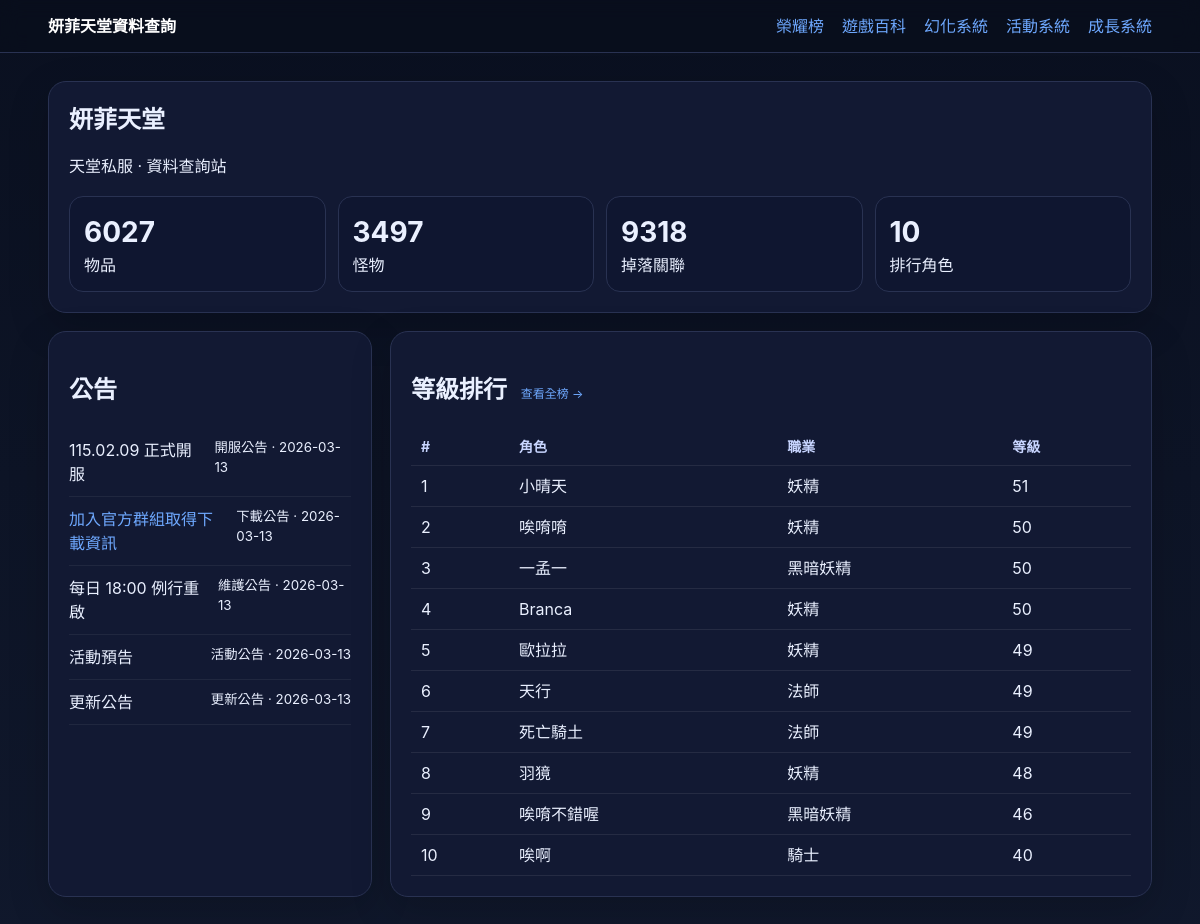
Before: / with the older database file.
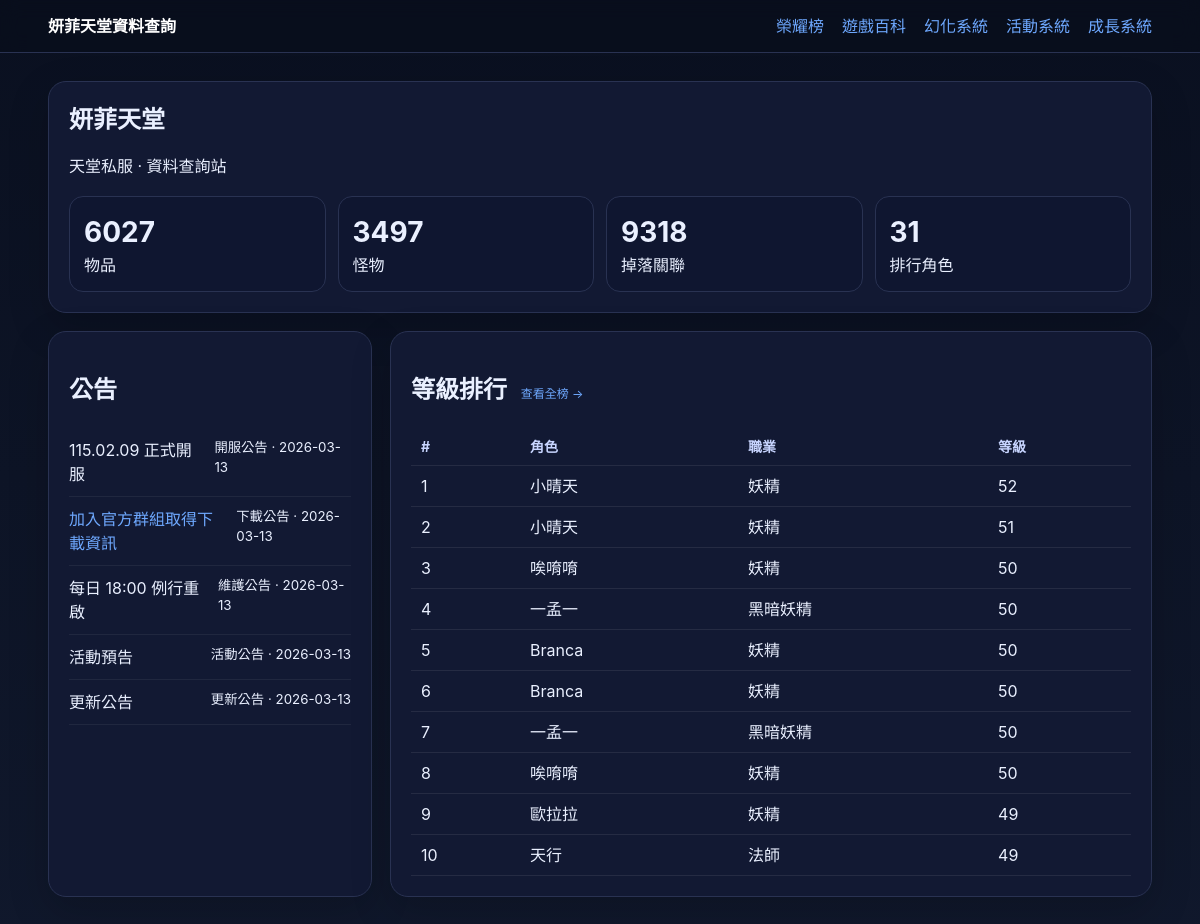
After: the same page with the newer database file.
### tables this page shows
CREATE TABLE announcements (
    id           INTEGER PRIMARY KEY AUTOINCREMENT,
    title        TEXT NOT NULL,
    body         TEXT DEFAULT '',
    category     TEXT DEFAULT '公告',
    url          TEXT DEFAULT '#',
    pinned       INTEGER DEFAULT 0,
    published_at DATE DEFAULT (date('now')),
    created_at   DATETIME DEFAULT CURRENT_TIMESTAMP
);

CREATE TABLE characters (
    char_id      INTEGER PRIMARY KEY,
    account_name TEXT NOT NULL DEFAULT '',
    char_name    TEXT NOT NULL DEFAULT '',
    level        INTEGER DEFAULT 0,
    class        INTEGER DEFAULT 0,
    OnlineStatus INTEGER DEFAULT 0,
    synced_at    DATETIME DEFAULT CURRENT_TIMESTAMP
);

### app.py (the view)
    @app.route("/")
    def home():
        db = get_db()
        stats = stats_payload()
        announcements = db.execute(
            "SELECT id, title, body, category, url, pinned, published_at FROM announcements ORDER BY pinned DESC, published_at DESC LIMIT 5"
        ).fetchall()
        top_chars = db.execute(
            "SELECT char_name, level, class, OnlineStatus FROM characters ORDER BY level DESC LIMIT 10"
        ).fetchall()
        return render_template("home.html", stats=stats, announcements=announcements, top_chars=top_chars, class_names=CLASS_NAMES)

### app.py (called while the page is built)
def get_db() -> sqlite3.Connection:
    if "db" not in g:
        db_path = Path(current_app().config["DATABASE"])
        db_path.parent.mkdir(parents=True, exist_ok=True)
        conn = sqlite3.connect(db_path)
        conn.row_factory = sqlite3.Row
        g.db = conn
    return g.db

def current_app() -> Flask:
    from flask import current_app as flask_current_app
    return flask_current_app

### templates/home.html
{% extends 'base.html' %}
{% block content %}
<section class="hero card">
  <h1>妍菲天堂</h1>
  <p>天堂私服 · 資料查詢站</p>
  <div class="stats">
    <div><strong>{{ stats['items'] }}</strong><span>物品</span></div>
    <div><strong>{{ stats['monsters'] }}</strong><span>怪物</span></div>
    <div><strong>{{ stats['drops'] }}</strong><span>掉落關聯</span></div>
    <div><strong>{{ stats['characters'] }}</strong><span>排行角色</span></div>
  </div>
</section>
<section class="grid two">
  <div class="card">
    <h2>公告</h2>
    {% if announcements %}
    <ul class="simple-list">
      {% for a in announcements %}
      <li>
        {% if a.url and a.url != '#' %}
        <a href="{{ a.url }}" target="_blank" rel="noopener">{{ a.title }}</a>
        {% else %}
        <span>{{ a.title }}</span>
        {% endif %}
        <small>{{ a.category }} · {{ a.published_at }}</small>
      </li>
      {% endfor %}
    </ul>
    {% else %}
    <p class="empty">目前沒有公告。</p>
    {% endif %}
  </div>
  <div class="card">
    <h2>等級排行 <a href="{{ url_for('ranking') }}" style="font-size:0.75rem;font-weight:normal;margin-left:8px;">查看全榜 →</a></h2>
    <table class="simple-table">
      <thead><tr><th>#</th><th>角色</th><th>職業</th><th>等級</th></tr></thead>
      <tbody>
        {% for row in top_chars %}
        <tr>
          <td>{{ loop.index }}</td>
          <td>{{ row.char_name }}</td>
          <td>{{ class_names.get(row['class'], '未知') }}</td>
          <td>{{ row.level }}</td>
        </tr>
        {% endfor %}
      </tbody>
    </table>
  </div>
</section>
{% endblock %}

Changed rows visible on the page:
no longer on this page (row unchanged): characters: char_name "死亡騎土", get "法師", level "49"
no longer on this page (row unchanged): characters: char_name "羽獍", get "妖精", level "48"
no longer on this page (row unchanged): characters: char_name "唉唷不錯喔", get "黑暗妖精", level "46"
no longer on this page (row unchanged): characters: char_name "唉啊", get "騎士", level "40"
added characters: char_name "小晴天", get "妖精", level "52"
added characters: char_name "Branca", get "妖精", level "50"
added characters: char_name "一孟一", get "黑暗妖精", level "50"
added characters: char_name "唉唷唷", get "妖精", level "50"
Other visible differences:
{{ stats['characters'] }}: "10" → "31"
